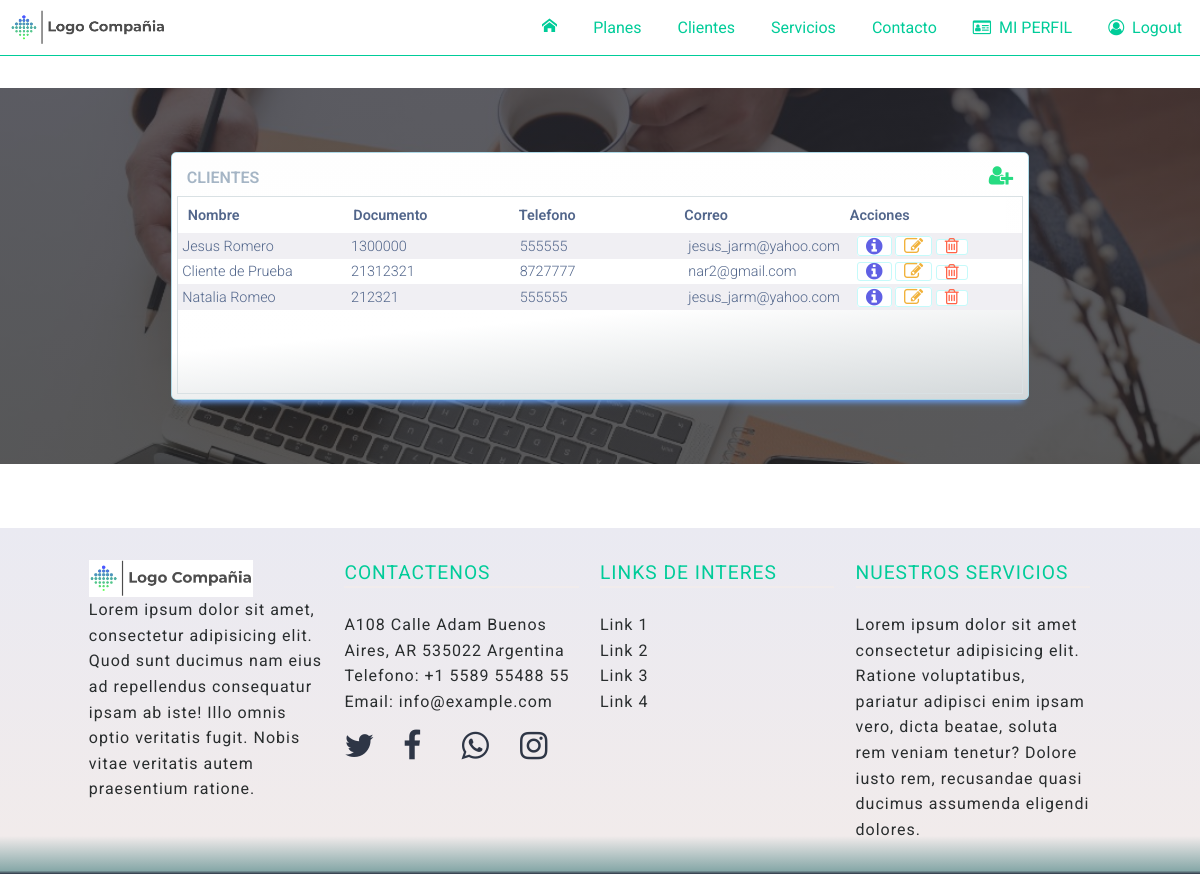
The page /listado_clientes/ (signed in) on the database its author committed.
### app_ensurance/models.py (models this page shows, shortened)
class Clientes(models.Model):
    titular = models.CharField(max_length=50)
    documento = models.CharField(max_length=20)
    tipodoc = models.CharField(max_length=20, choices=tipos)
    fechanacimiento = models.DateField()
    edad = models.IntegerField()
    telefono = models.CharField(max_length=20)
    correo = models.EmailField()
    class Meta():
        db_table = "clientes"

### app_ensurance/views.py (the view)
# urls.py: path('listado_clientes/', views.ListaClientes.as_view(
class ListaClientes(generic.ListView):
    model = Clientes

### app_ensurance/templates/vistas/clientes_view.html (shortened to what this page needs)
{% extends 'base.html' %}
{% block content %}
<hr class="separador1">
<div class="contenedor p-seccion-tablas" style="
background-image: linear-gradient(rgba(34, 34, 43, 0.7), rgba(30, 30, 32, 0.7)), url(../../static/images/bg-tabla.jpg);
background-repeat: no-repeat;
background-size: cover;
">
    <div class="contenedor80">
        <div class="border-table">
            <table class="">
                <caption>
                    CLIENTES
                    <a href="/crear_cliente/" style="float: right;"><i class="fa i-add fa-user-plus fa-lg"></i></a>
                </caption>
                <thead>
                    <tr>
                        <th>Nombre</th>
                        <th>Documento</th>
                        <th>Telefono</th>
                        <th>Correo</th>
                        <th>Acciones</th>
                    </tr>
                </thead>
                <tbody>
                    {% for cliente in object_list %}
                    <tr>
                        <td>{{ cliente.titular }}</td>
                        <td>{{ cliente.documento }}</td>
                        <td>{{ cliente.telefono }}</td>
                        <td>{{ cliente.correo }}</td>
                        <td>
                            <form method="POST" action="eliminar/{{cliente.id}}">
                                <div class="btn-group">
                                    <a href="#" title="Ver" type="button" class="btn-tabla"><i
                                            class="fa fa-info-circle fa-lg" style="color: rgb(96, 96, 228);"></i></a>
                                    <a href="#" title="Editar" type="button" class="btn-tabla"><i
                                            class="fa fa-pencil-square-o fa-lg"
                                            style="color: rgb(241, 178, 59);"></i></a>
                                    <button onclick="return eliminar();" type="submit" title="Eliminar"
                                        class="btn-tabla">
                                        <i class="fa fa-trash-o fa-lg" style="color: tomato; "></i>
                                    </button>
                                </div>
                            </form>
                        </td>
                    </tr>
                    {% endfor %}
                </tbody>
            </table>
        </div>
    </div>
</div>
{% endblock %}

### app_ensurance/static/css/columnas2.css (style rules this page uses)
* { margin: 0px; padding: 0px; list-style: none; text-decoration: none; font-family: 'Roboto', sans-serif; box-sizing: border-box; color: rgb(41, 45, 46) }
.contenedor { position: relative; margin:auto; height: auto; }
.contenedor80 { position: relative; margin:auto; height: auto; width: 80%; }
.separador1 { border: none; padding: 1rem; }
.p-seccion-tablas { padding: 4rem }
.btn-tabla { border: 1px solid rgb(197, 250, 250); padding: 0.2 0.5rem; background-color: white; border-radius: 3px; outline: none; }

### app_ensurance/static/css/modal.css (style rules this page uses)
caption i { color: rgb(0, 255, 136); }

### app_ensurance/static/css/tablas.css (style rules this page uses)
tbody { display: block; height: 10rem; overflow: auto; }
thead, tbody tr { display: table; width: 100%; table-layout: fixed; }
thead { width: calc(100% - 1em); background-color: rgb(252, 252, 252); }
table { width: 100%; border-collapse: collapse; border: 1px solid rgb(217, 225, 228); }
th, td { padding: 0.25rem; text-align: left; }
td { border: none; color: rgb(82, 102, 139); font-size: 0.9rem; font-weight: 300; }
td > * { vertical-align: middle; }
thead tr th { color: rgb(82, 102, 139); font-weight: 600; font-size: 0.9rem; background-color: white; padding: 0.6rem; }
caption { text-align: left; padding: 0.6rem 0.6rem; font-weight: 600; color: rgb(165, 181, 197); }
tbody tr:nth-child(odd) { background: rgb(240, 239, 243); }
tbody tr:nth-child(even) { background: rgb(255, 255, 255); }
.i-add { color: rgb(38, 219, 129); }
.border-table { position: relative; padding: 5px; border-radius: 5px; border: 1px solid lightblue; background: rgb(210, 215, 217); background: linear-gradient(355deg, rgba(210, 215, 217, 1) 0%, rgba(255, 255, 255, 1) 38%, rgba(254, 254, 254, 1) 100%); box-shadow: 0 8px 6px -6px rgb(102, 162, 252); }

### rows shown on the page
Clientes: titular "Jesus Romero", documento "1300000", telefono "555555", correo "jesus_jarm@yahoo.com"
Clientes: titular "Cliente de Prueba", documento "21312321", telefono "8727777", correo "nar2@gmail.com"
Clientes: titular "Natalia Romeo", documento "212321", telefono "555555", correo "jesus_jarm@yahoo.com"
